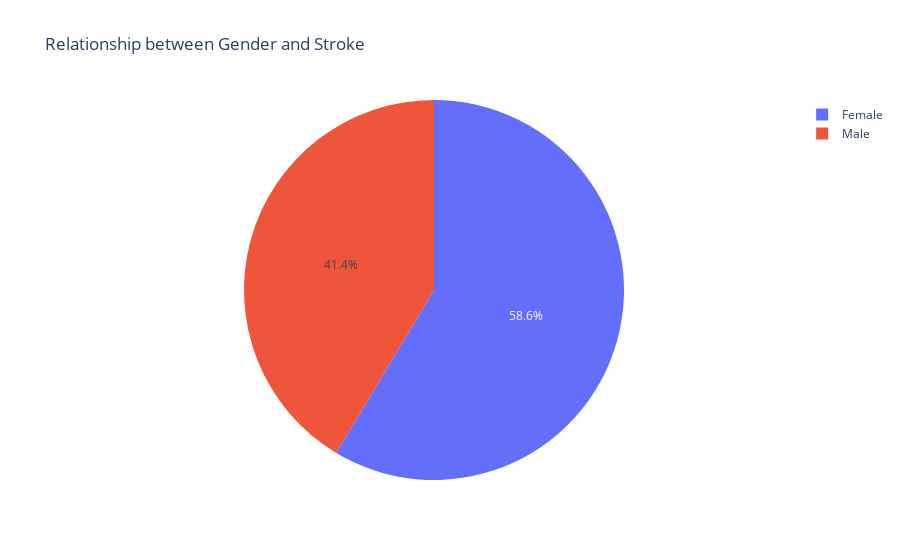

The code cell stored with this chart in its notebook:
### Code cell
import plotly.graph_objects as go
import plotly

fig = go.Figure([
    go.Pie(values=gender, labels=gender.keys())
])

fig.update_layout(title = 'Relationship between Gender and Stroke')

fig.show()

### Figure 1 — Plotly figure (JSON) as saved in the notebook; plotly's stock layout.template omitted (floating-point values rounded to 4 significant figures)
{"data": [{"labels": ["Female", "Male"], "type": "pie", "values": [2994, 2115]}], "layout": {"title": {"text": "Relationship between Gender and Stroke"}}}
